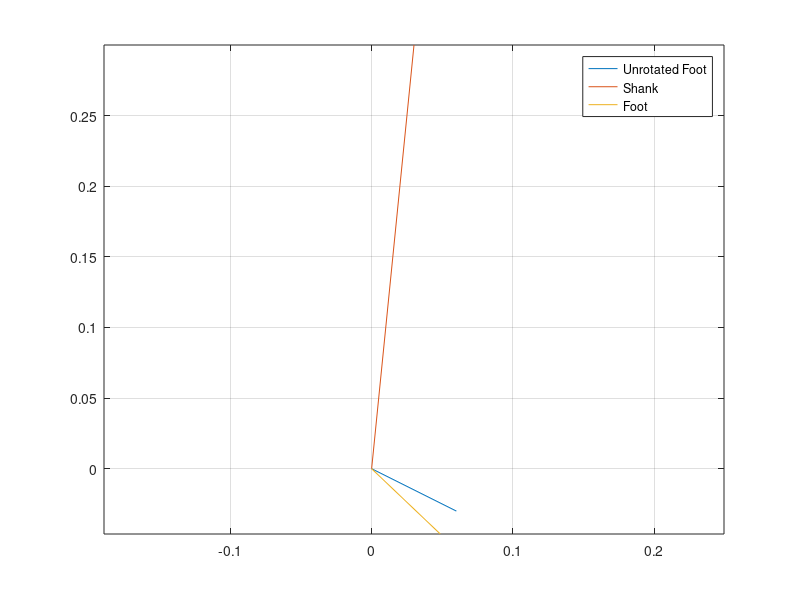

Source code (MATLAB):
function ankle_geometry()

theta = deg2rad(-17);

% define rotation matrix
rotation = [cos(theta) -sin(theta) 
   sin(theta) cos(theta)];

% coordinates in global reference frame
origin = [0.03, 0.3]';
insertion = rotation * [0.06, -0.03]';

difference = origin - insertion;
tibialis_anterior_length = sqrt(difference(1)^2 + difference(2)^2)

% shank_x_og = [0, 0.03];
% shank_y_og = [0, 0.3];
foot_x_og = [0, 0.06];
foot_y_og = [0, -0.03];

shank_x = [0, origin(1)];
shank_y = [0, origin(2)];
foot_x = [0, insertion(1)];
foot_y = [0, insertion(2)];

% figure();
% scatter(0,0), hold on;
% scatter(0.3, -0.03);
% scatter(origin(1), origin(2));
% scatter(insertion(1), insertion(2)), hold off;

% grid on;
% legend('Ankle Center','OG Origin', 'Rotated Origin', 'Insertion')

figure();
plot(foot_x_og, foot_y_og), hold on;
plot(shank_x, shank_y);
plot(foot_x, foot_y), hold off;

axis equal
grid on;
legend('Unrotated Foot','Shank','Foot')


end